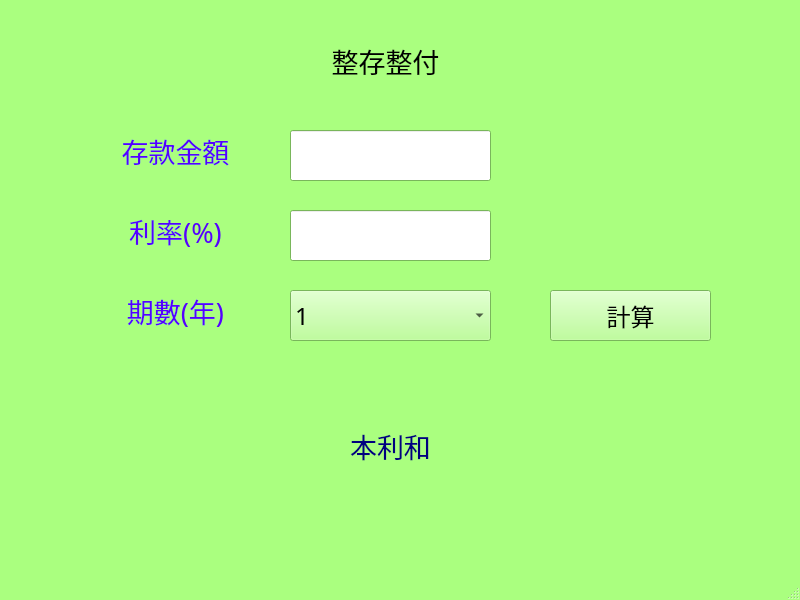
<?xml version="1.0" encoding="UTF-8"?>
<ui version="4.0">
 <class>MainWindow</class>
 <widget class="QMainWindow" name="MainWindow">
  <property name="geometry">
   <rect>
    <x>0</x>
    <y>0</y>
    <width>800</width>
    <height>600</height>
   </rect>
  </property>
  <property name="palette">
   <palette>
    <active>
     <colorrole role="WindowText">
      <brush brushstyle="SolidPattern">
       <color alpha="255">
        <red>0</red>
        <green>0</green>
        <blue>0</blue>
       </color>
      </brush>
     </colorrole>
     <colorrole role="Button">
      <brush brushstyle="SolidPattern">
       <color alpha="255">
        <red>170</red>
        <green>255</green>
        <blue>127</blue>
       </color>
      </brush>
     </colorrole>
     <colorrole role="Light">
      <brush brushstyle="SolidPattern">
       <color alpha="255">
        <red>255</red>
        <green>255</green>
        <blue>254</blue>
       </color>
      </brush>
     </colorrole>
     <colorrole role="Midlight">
      <brush brushstyle="SolidPattern">
       <color alpha="255">
        <red>212</red>
        <green>255</green>
        <blue>190</blue>
       </color>
      </brush>
     </colorrole>
     <colorrole role="Dark">
      <brush brushstyle="SolidPattern">
       <color alpha="255">
        <red>85</red>
        <green>127</green>
        <blue>63</blue>
       </color>
      </brush>
     </colorrole>
     <colorrole role="Mid">
      <brush brushstyle="SolidPattern">
       <color alpha="255">
        <red>113</red>
        <green>170</green>
        <blue>85</blue>
       </color>
      </brush>
     </colorrole>
     <colorrole role="Text">
      <brush brushstyle="SolidPattern">
       <color alpha="255">
        <red>0</red>
        <green>0</green>
        <blue>0</blue>
       </color>
      </brush>
     </colorrole>
     <colorrole role="BrightText">
      <brush brushstyle="SolidPattern">
       <color alpha="255">
        <red>255</red>
        <green>255</green>
        <blue>255</blue>
       </color>
      </brush>
     </colorrole>
     <colorrole role="ButtonText">
      <brush brushstyle="SolidPattern">
       <color alpha="255">
        <red>0</red>
        <green>0</green>
        <blue>0</blue>
       </color>
      </brush>
     </colorrole>
     <colorrole role="Base">
      <brush brushstyle="SolidPattern">
       <color alpha="255">
        <red>255</red>
        <green>255</green>
        <blue>255</blue>
       </color>
      </brush>
     </colorrole>
     <colorrole role="Window">
      <brush brushstyle="SolidPattern">
       <color alpha="255">
        <red>170</red>
        <green>255</green>
        <blue>127</blue>
       </color>
      </brush>
     </colorrole>
     <colorrole role="Shadow">
      <brush brushstyle="SolidPattern">
       <color alpha="255">
        <red>0</red>
        <green>0</green>
        <blue>0</blue>
       </color>
      </brush>
     </colorrole>
     <colorrole role="AlternateBase">
      <brush brushstyle="SolidPattern">
       <color alpha="255">
        <red>212</red>
        <green>255</green>
        <blue>191</blue>
       </color>
      </brush>
     </colorrole>
     <colorrole role="ToolTipBase">
      <brush brushstyle="SolidPattern">
       <color alpha="255">
        <red>255</red>
        <green>255</green>
        <blue>220</blue>
       </color>
      </brush>
     </colorrole>
     <colorrole role="ToolTipText">
      <brush brushstyle="SolidPattern">
       <color alpha="255">
        <red>0</red>
        <green>0</green>
        <blue>0</blue>
       </color>
      </brush>
     </colorrole>
     <colorrole role="PlaceholderText">
      <brush brushstyle="SolidPattern">
       <color alpha="128">
        <red>0</red>
        <green>0</green>
        <blue>0</blue>
       </color>
      </brush>
     </colorrole>
    </active>
    <inactive>
     <colorrole role="WindowText">
      <brush brushstyle="SolidPattern">
       <color alpha="255">
        <red>0</red>
        <green>0</green>
        <blue>0</blue>
       </color>
      </brush>
     </colorrole>
     <colorrole role="Button">
      <brush brushstyle="SolidPattern">
       <color alpha="255">
        <red>170</red>
        <green>255</green>
        <blue>127</blue>
       </color>
      </brush>
     </colorrole>
     <colorrole role="Light">
      <brush brushstyle="SolidPattern">
       <color alpha="255">
        <red>255</red>
        <green>255</green>
        <blue>254</blue>
       </color>
      </brush>
     </colorrole>
     <colorrole role="Midlight">
      <brush brushstyle="SolidPattern">
       <color alpha="255">
        <red>212</red>
        <green>255</green>
        <blue>190</blue>
       </color>
      </brush>
     </colorrole>
     <colorrole role="Dark">
      <brush brushstyle="SolidPattern">
       <color alpha="255">
        <red>85</red>
        <green>127</green>
        <blue>63</blue>
       </color>
      </brush>
     </colorrole>
     <colorrole role="Mid">
      <brush brushstyle="SolidPattern">
       <color alpha="255">
        <red>113</red>
        <green>170</green>
        <blue>85</blue>
       </color>
      </brush>
     </colorrole>
     <colorrole role="Text">
      <brush brushstyle="SolidPattern">
       <color alpha="255">
        <red>0</red>
        <green>0</green>
        <blue>0</blue>
       </color>
      </brush>
     </colorrole>
     <colorrole role="BrightText">
      <brush brushstyle="SolidPattern">
       <color alpha="255">
        <red>255</red>
        <green>255</green>
        <blue>255</blue>
       </color>
      </brush>
     </colorrole>
     <colorrole role="ButtonText">
      <brush brushstyle="SolidPattern">
       <color alpha="255">
        <red>0</red>
        <green>0</green>
        <blue>0</blue>
       </color>
      </brush>
     </colorrole>
     <colorrole role="Base">
      <brush brushstyle="SolidPattern">
       <color alpha="255">
        <red>255</red>
        <green>255</green>
        <blue>255</blue>
       </color>
      </brush>
     </colorrole>
     <colorrole role="Window">
      <brush brushstyle="SolidPattern">
       <color alpha="255">
        <red>170</red>
        <green>255</green>
        <blue>127</blue>
       </color>
      </brush>
     </colorrole>
     <colorrole role="Shadow">
      <brush brushstyle="SolidPattern">
       <color alpha="255">
        <red>0</red>
        <green>0</green>
        <blue>0</blue>
       </color>
      </brush>
     </colorrole>
     <colorrole role="AlternateBase">
      <brush brushstyle="SolidPattern">
       <color alpha="255">
        <red>212</red>
        <green>255</green>
        <blue>191</blue>
       </color>
      </brush>
     </colorrole>
     <colorrole role="ToolTipBase">
      <brush brushstyle="SolidPattern">
       <color alpha="255">
        <red>255</red>
        <green>255</green>
        <blue>220</blue>
       </color>
      </brush>
     </colorrole>
     <colorrole role="ToolTipText">
      <brush brushstyle="SolidPattern">
       <color alpha="255">
        <red>0</red>
        <green>0</green>
        <blue>0</blue>
       </color>
      </brush>
     </colorrole>
     <colorrole role="PlaceholderText">
      <brush brushstyle="SolidPattern">
       <color alpha="128">
        <red>0</red>
        <green>0</green>
        <blue>0</blue>
       </color>
      </brush>
     </colorrole>
    </inactive>
    <disabled>
     <colorrole role="WindowText">
      <brush brushstyle="SolidPattern">
       <color alpha="255">
        <red>85</red>
        <green>127</green>
        <blue>63</blue>
       </color>
      </brush>
     </colorrole>
     <colorrole role="Button">
      <brush brushstyle="SolidPattern">
       <color alpha="255">
        <red>170</red>
        <green>255</green>
        <blue>127</blue>
       </color>
      </brush>
     </colorrole>
     <colorrole role="Light">
      <brush brushstyle="SolidPattern">
       <color alpha="255">
        <red>255</red>
        <green>255</green>
        <blue>254</blue>
       </color>
      </brush>
     </colorrole>
     <colorrole role="Midlight">
      <brush brushstyle="SolidPattern">
       <color alpha="255">
        <red>212</red>
        <green>255</green>
        <blue>190</blue>
       </color>
      </brush>
     </colorrole>
     <colorrole role="Dark">
      <brush brushstyle="SolidPattern">
       <color alpha="255">
        <red>85</red>
        <green>127</green>
        <blue>63</blue>
       </color>
      </brush>
     </colorrole>
     <colorrole role="Mid">
      <brush brushstyle="SolidPattern">
       <color alpha="255">
        <red>113</red>
        <green>170</green>
        <blue>85</blue>
       </color>
      </brush>
     </colorrole>
     <colorrole role="Text">
      <brush brushstyle="SolidPattern">
       <color alpha="255">
        <red>85</red>
        <green>127</green>
        <blue>63</blue>
       </color>
      </brush>
     </colorrole>
     <colorrole role="BrightText">
      <brush brushstyle="SolidPattern">
       <color alpha="255">
        <red>255</red>
        <green>255</green>
        <blue>255</blue>
       </color>
      </brush>
     </colorrole>
     <colorrole role="ButtonText">
      <brush brushstyle="SolidPattern">
       <color alpha="255">
        <red>85</red>
        <green>127</green>
        <blue>63</blue>
       </color>
      </brush>
     </colorrole>
     <colorrole role="Base">
      <brush brushstyle="SolidPattern">
       <color alpha="255">
        <red>170</red>
        <green>255</green>
        <blue>127</blue>
       </color>
      </brush>
     </colorrole>
     <colorrole role="Window">
      <brush brushstyle="SolidPattern">
       <color alpha="255">
        <red>170</red>
        <green>255</green>
        <blue>127</blue>
       </color>
      </brush>
     </colorrole>
     <colorrole role="Shadow">
      <brush brushstyle="SolidPattern">
       <color alpha="255">
        <red>0</red>
        <green>0</green>
        <blue>0</blue>
       </color>
      </brush>
     </colorrole>
     <colorrole role="AlternateBase">
      <brush brushstyle="SolidPattern">
       <color alpha="255">
        <red>170</red>
        <green>255</green>
        <blue>127</blue>
       </color>
      </brush>
     </colorrole>
     <colorrole role="ToolTipBase">
      <brush brushstyle="SolidPattern">
       <color alpha="255">
        <red>255</red>
        <green>255</green>
        <blue>220</blue>
       </color>
      </brush>
     </colorrole>
     <colorrole role="ToolTipText">
      <brush brushstyle="SolidPattern">
       <color alpha="255">
        <red>0</red>
        <green>0</green>
        <blue>0</blue>
       </color>
      </brush>
     </colorrole>
     <colorrole role="PlaceholderText">
      <brush brushstyle="SolidPattern">
       <color alpha="128">
        <red>0</red>
        <green>0</green>
        <blue>0</blue>
       </color>
      </brush>
     </colorrole>
    </disabled>
   </palette>
  </property>
  <property name="windowTitle">
   <string>MainWindow</string>
  </property>
  <widget class="QWidget" name="centralwidget">
   <widget class="QLabel" name="label">
    <property name="geometry">
     <rect>
      <x>270</x>
      <y>20</y>
      <width>231</width>
      <height>81</height>
     </rect>
    </property>
    <property name="font">
     <font>
      <family>微軟正黑體</family>
      <pointsize>20</pointsize>
     </font>
    </property>
    <property name="text">
     <string>整存整付</string>
    </property>
    <property name="alignment">
     <set>Qt::AlignCenter</set>
    </property>
   </widget>
   <widget class="QLabel" name="label_2">
    <property name="geometry">
     <rect>
      <x>60</x>
      <y>110</y>
      <width>231</width>
      <height>81</height>
     </rect>
    </property>
    <property name="palette">
     <palette>
      <active>
       <colorrole role="WindowText">
        <brush brushstyle="SolidPattern">
         <color alpha="255">
          <red>85</red>
          <green>0</green>
          <blue>255</blue>
         </color>
        </brush>
       </colorrole>
      </active>
      <inactive>
       <colorrole role="WindowText">
        <brush brushstyle="SolidPattern">
         <color alpha="255">
          <red>85</red>
          <green>0</green>
          <blue>255</blue>
         </color>
        </brush>
       </colorrole>
      </inactive>
      <disabled>
       <colorrole role="WindowText">
        <brush brushstyle="SolidPattern">
         <color alpha="255">
          <red>85</red>
          <green>127</green>
          <blue>63</blue>
         </color>
        </brush>
       </colorrole>
      </disabled>
     </palette>
    </property>
    <property name="font">
     <font>
      <family>微軟正黑體</family>
      <pointsize>20</pointsize>
     </font>
    </property>
    <property name="text">
     <string>存款金額</string>
    </property>
    <property name="alignment">
     <set>Qt::AlignCenter</set>
    </property>
   </widget>
   <widget class="QLabel" name="label_3">
    <property name="geometry">
     <rect>
      <x>60</x>
      <y>190</y>
      <width>231</width>
      <height>81</height>
     </rect>
    </property>
    <property name="palette">
     <palette>
      <active>
       <colorrole role="WindowText">
        <brush brushstyle="SolidPattern">
         <color alpha="255">
          <red>85</red>
          <green>0</green>
          <blue>255</blue>
         </color>
        </brush>
       </colorrole>
      </active>
      <inactive>
       <colorrole role="WindowText">
        <brush brushstyle="SolidPattern">
         <color alpha="255">
          <red>85</red>
          <green>0</green>
          <blue>255</blue>
         </color>
        </brush>
       </colorrole>
      </inactive>
      <disabled>
       <colorrole role="WindowText">
        <brush brushstyle="SolidPattern">
         <color alpha="255">
          <red>85</red>
          <green>127</green>
          <blue>63</blue>
         </color>
        </brush>
       </colorrole>
      </disabled>
     </palette>
    </property>
    <property name="font">
     <font>
      <family>微軟正黑體</family>
      <pointsize>20</pointsize>
     </font>
    </property>
    <property name="text">
     <string>利率(%)</string>
    </property>
    <property name="alignment">
     <set>Qt::AlignCenter</set>
    </property>
   </widget>
   <widget class="QLabel" name="label_4">
    <property name="geometry">
     <rect>
      <x>60</x>
      <y>270</y>
      <width>231</width>
      <height>81</height>
     </rect>
    </property>
    <property name="palette">
     <palette>
      <active>
       <colorrole role="WindowText">
        <brush brushstyle="SolidPattern">
         <color alpha="255">
          <red>85</red>
          <green>0</green>
          <blue>255</blue>
         </color>
        </brush>
       </colorrole>
      </active>
      <inactive>
       <colorrole role="WindowText">
        <brush brushstyle="SolidPattern">
         <color alpha="255">
          <red>85</red>
          <green>0</green>
          <blue>255</blue>
         </color>
        </brush>
       </colorrole>
      </inactive>
      <disabled>
       <colorrole role="WindowText">
        <brush brushstyle="SolidPattern">
         <color alpha="255">
          <red>85</red>
          <green>127</green>
          <blue>63</blue>
         </color>
        </brush>
       </colorrole>
      </disabled>
     </palette>
    </property>
    <property name="font">
     <font>
      <family>微軟正黑體</family>
      <pointsize>20</pointsize>
     </font>
    </property>
    <property name="text">
     <string>期數(年)</string>
    </property>
    <property name="alignment">
     <set>Qt::AlignCenter</set>
    </property>
   </widget>
   <widget class="QLabel" name="label_5">
    <property name="geometry">
     <rect>
      <x>120</x>
      <y>390</y>
      <width>541</width>
      <height>111</height>
     </rect>
    </property>
    <property name="palette">
     <palette>
      <active>
       <colorrole role="WindowText">
        <brush brushstyle="SolidPattern">
         <color alpha="255">
          <red>0</red>
          <green>0</green>
          <blue>127</blue>
         </color>
        </brush>
       </colorrole>
      </active>
      <inactive>
       <colorrole role="WindowText">
        <brush brushstyle="SolidPattern">
         <color alpha="255">
          <red>0</red>
          <green>0</green>
          <blue>127</blue>
         </color>
        </brush>
       </colorrole>
      </inactive>
      <disabled>
       <colorrole role="WindowText">
        <brush brushstyle="SolidPattern">
         <color alpha="255">
          <red>85</red>
          <green>127</green>
          <blue>63</blue>
         </color>
        </brush>
       </colorrole>
      </disabled>
     </palette>
    </property>
    <property name="font">
     <font>
      <family>微軟正黑體</family>
      <pointsize>20</pointsize>
     </font>
    </property>
    <property name="text">
     <string>本利和</string>
    </property>
    <property name="alignment">
     <set>Qt::AlignCenter</set>
    </property>
   </widget>
   <widget class="QLineEdit" name="lineEdit">
    <property name="geometry">
     <rect>
      <x>290</x>
      <y>130</y>
      <width>201</width>
      <height>51</height>
     </rect>
    </property>
    <property name="font">
     <font>
      <family>微軟正黑體</family>
      <pointsize>18</pointsize>
     </font>
    </property>
   </widget>
   <widget class="QLineEdit" name="lineEdit_2">
    <property name="geometry">
     <rect>
      <x>290</x>
      <y>210</y>
      <width>201</width>
      <height>51</height>
     </rect>
    </property>
    <property name="font">
     <font>
      <family>微軟正黑體</family>
      <pointsize>18</pointsize>
     </font>
    </property>
   </widget>
   <widget class="QComboBox" name="comboBox">
    <property name="geometry">
     <rect>
      <x>290</x>
      <y>290</y>
      <width>201</width>
      <height>51</height>
     </rect>
    </property>
    <property name="font">
     <font>
      <family>微軟正黑體</family>
      <pointsize>18</pointsize>
     </font>
    </property>
    <item>
     <property name="text">
      <string>1</string>
     </property>
    </item>
    <item>
     <property name="text">
      <string>2</string>
     </property>
    </item>
    <item>
     <property name="text">
      <string>3</string>
     </property>
    </item>
    <item>
     <property name="text">
      <string>4</string>
     </property>
    </item>
    <item>
     <property name="text">
      <string>5</string>
     </property>
    </item>
   </widget>
   <widget class="QPushButton" name="pushButton">
    <property name="geometry">
     <rect>
      <x>550</x>
      <y>290</y>
      <width>161</width>
      <height>51</height>
     </rect>
    </property>
    <property name="font">
     <font>
      <family>微軟正黑體</family>
      <pointsize>18</pointsize>
     </font>
    </property>
    <property name="text">
     <string>計算</string>
    </property>
   </widget>
  </widget>
  <widget class="QStatusBar" name="statusbar"/>
 </widget>
 <resources/>
 <connections/>
</ui>
